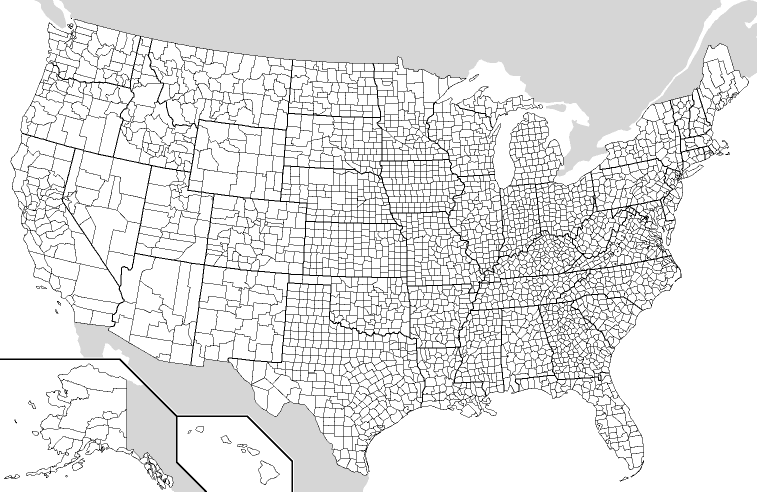
#> input picture us_county_b_w.png, 1513 x 983 px (shown at 1/2 size)
$ python main.py   (older library calls are emulated)
#> lines starting #> are read from the running program, lines starting #| are printed output that depends on the picture
import cv2
import numpy as np

scale_percent = 70 # percent of original size
offset = (549, 279) # offset of the video from top left corner (horizontal, vertical)
number_frames = 6571
image_path='us_county_b_w.png'

def flood_fill(image, x, y, new_color):
    h, w = image.shape[:2]
    mask = np.zeros((h+2, w+2), dtype=np.uint8)
    old_color = image[y, x]
    cv2.floodFill(image, mask, (x, y), new_color, loDiff=(0, 0, 0, 0), upDiff=(0, 0, 0, 0), flags=4)


base_image = cv2.imread(image_path)
#> base_image is the input picture: shape (983, 1513, 3); min 0, max 255, mean 227.4
image=cv2.imread(image_path)

gray_scale=cv2.cvtColor(image,cv2.COLOR_BGR2GRAY)
th1,img_bin = cv2.threshold(gray_scale,150,225,cv2.THRESH_BINARY)
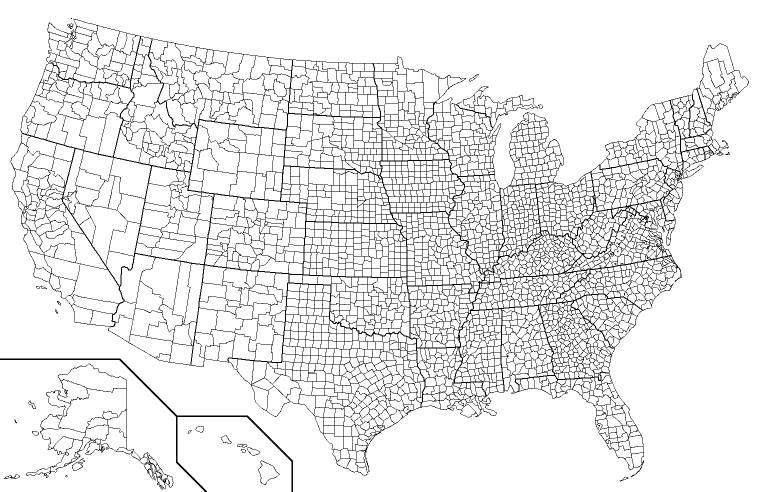
#> img_bin: shape (983, 1513) (shown at 1/2 size); values 0 (black) and 225 (white), 91.9% white; black in thin lines or dots

_, labels, stats, centroids = cv2.connectedComponentsWithStats(img_bin, connectivity=4, ltype=cv2.CV_32S)
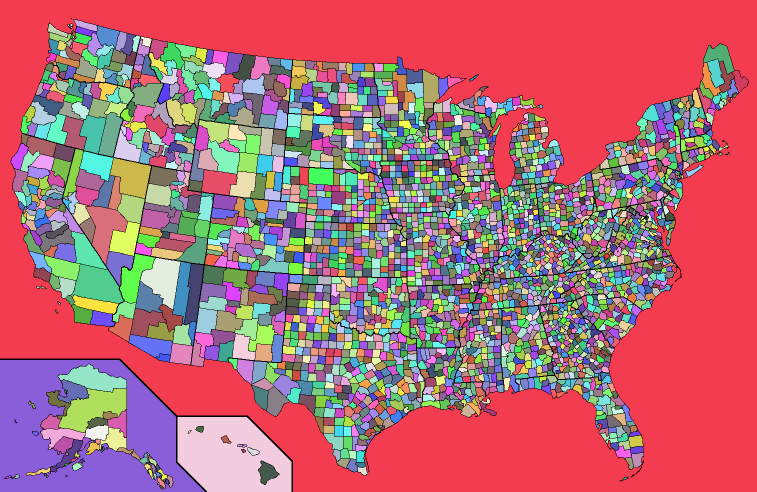
#> labels: shape (983, 1513) int32 (shown at 1/2 size); 3440 distinct labels, from 0 to 3439; one colour per label, 0 black
#> centroids = 3440 pairs, first value 11 to 1479.4, second value 49.47 to 976

# add missed counties
centroids = centroids.tolist()
missing_counties = [[923, 477], [951, 566], [944, 580], [1017, 627], [1041, 778], [1094, 594], [1245, 670], [1195, 500], [1226, 527], [1218, 505], [1235, 508], [1298, 517], [1244, 528], [1239, 418], [1289, 441]]
centroids = centroids + missing_counties
#> centroids = 3455 pairs, first value 11 to 1479.4, second value 49.47 to 976

print(len(centroids))
#| 3455


# loop over all frames
for i in range(number_frames + 1):

    # insert overlay image
    overlay_path='./init_frames/frame' + str(i) + '.jpg'

    overlay_image = cv2.imread(overlay_path)
    base_image = cv2.imread(image_path)

    # resize overlay to be 70%
#> (the run stopped early here; a loop or call above may not have finished)
